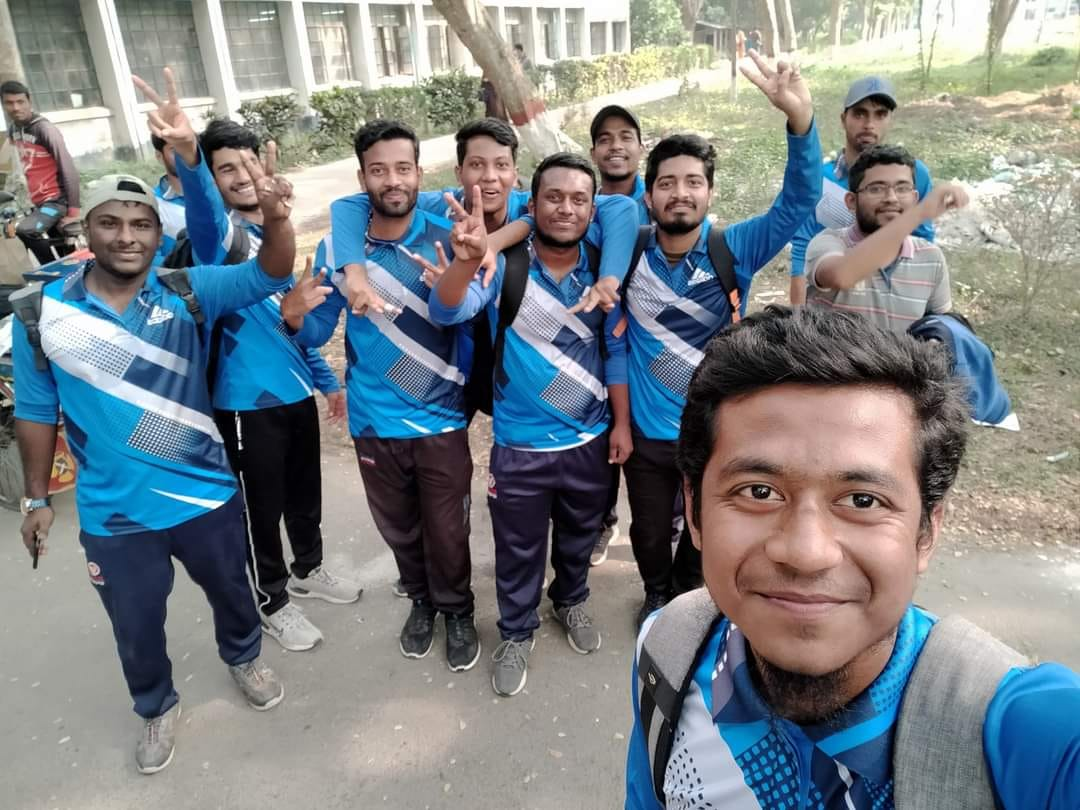
#> input picture OpenCV/Basic/me.jpg, 1080 x 810 px
$ python background_remove.py
#> lines starting #> are read from the running program, lines starting #| are printed output that depends on the picture; after the words box and inside, x2 and y2 are one past the last pixel; in counts of white or black regions, pixels touching at a corner belong together
import cv2

img = cv2.imread('me.jpg')
#> img is the input picture: shape (810, 1080, 3); mean B, G, R 134, 130.3, 123.8


cv2.namedWindow('Thresh_trackbar')
def nothing(x):
    pass

cv2.createTrackbar("THRESH_VALUE",'Thresh_trackbar',0,255,nothing)

while True:
    gray = cv2.cvtColor(img, cv2.COLOR_BGR2GRAY)
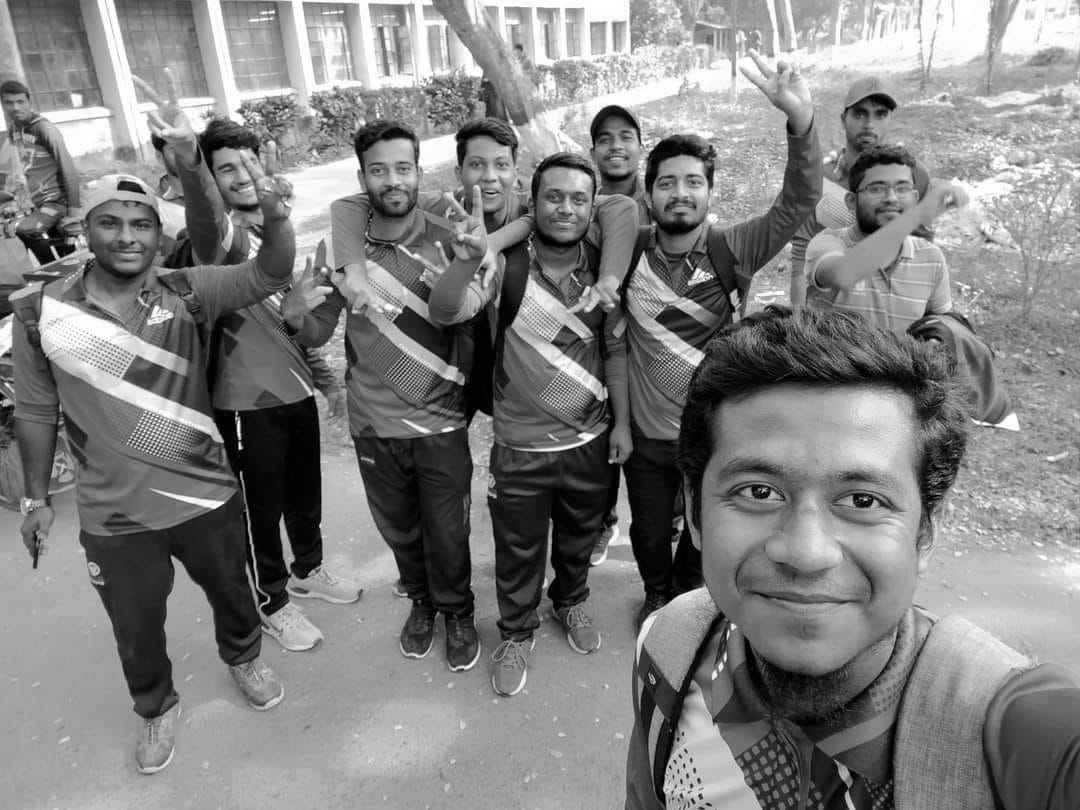
#> gray: shape (810, 1080); min 0, max 255, mean 128.8
    gray_blur = cv2.GaussianBlur(gray,(5,5),cv2.BORDER_DEFAULT)
    x = cv2.getTrackbarPos('THRESH_VALUE','Thresh_trackbar')
    Thresh_1 = cv2.threshold(gray_blur,x,255,cv2.THRESH_BINARY & cv2.THRESH_OTSU)[1]
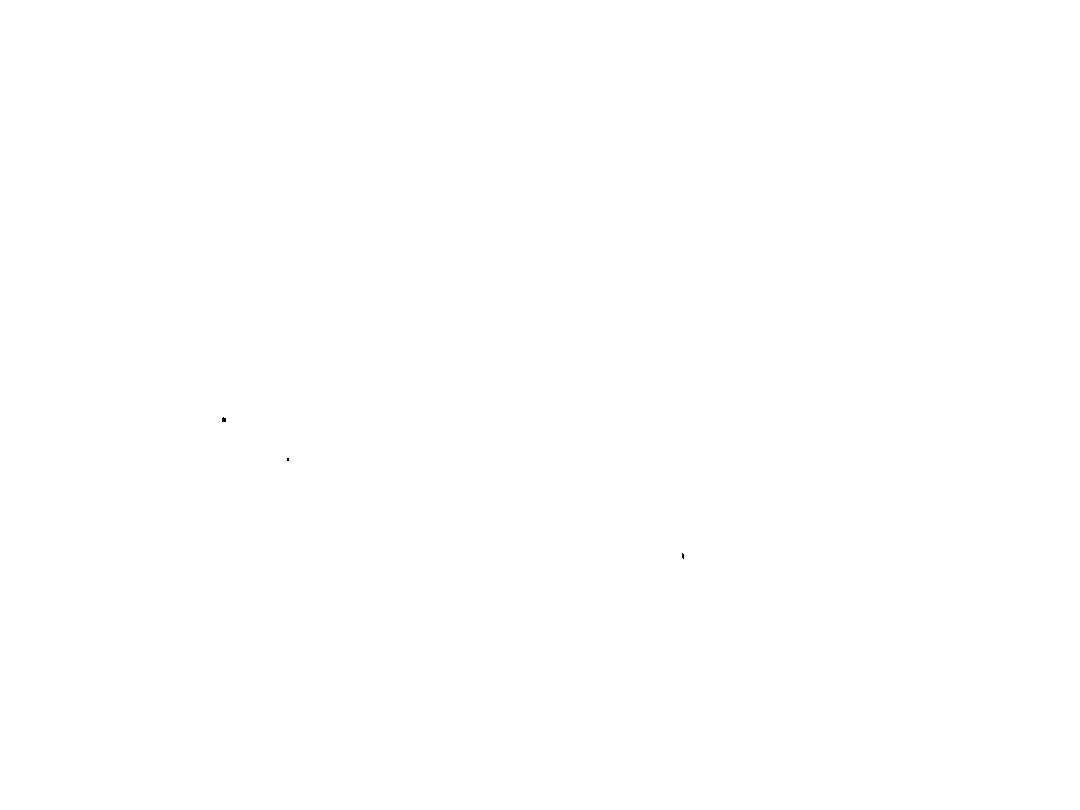
#> Thresh_1: shape (810, 1080); 100% white; black in thin lines or dots, all inside (x1, y1, x2, y2) = (222, 417, 684, 559)
    adaptive_thresh = cv2.adaptiveThreshold(gray_blur,255,
                                            cv2.ADAPTIVE_THRESH_MEAN_C,
                                            cv2.THRESH_BINARY,11,2)
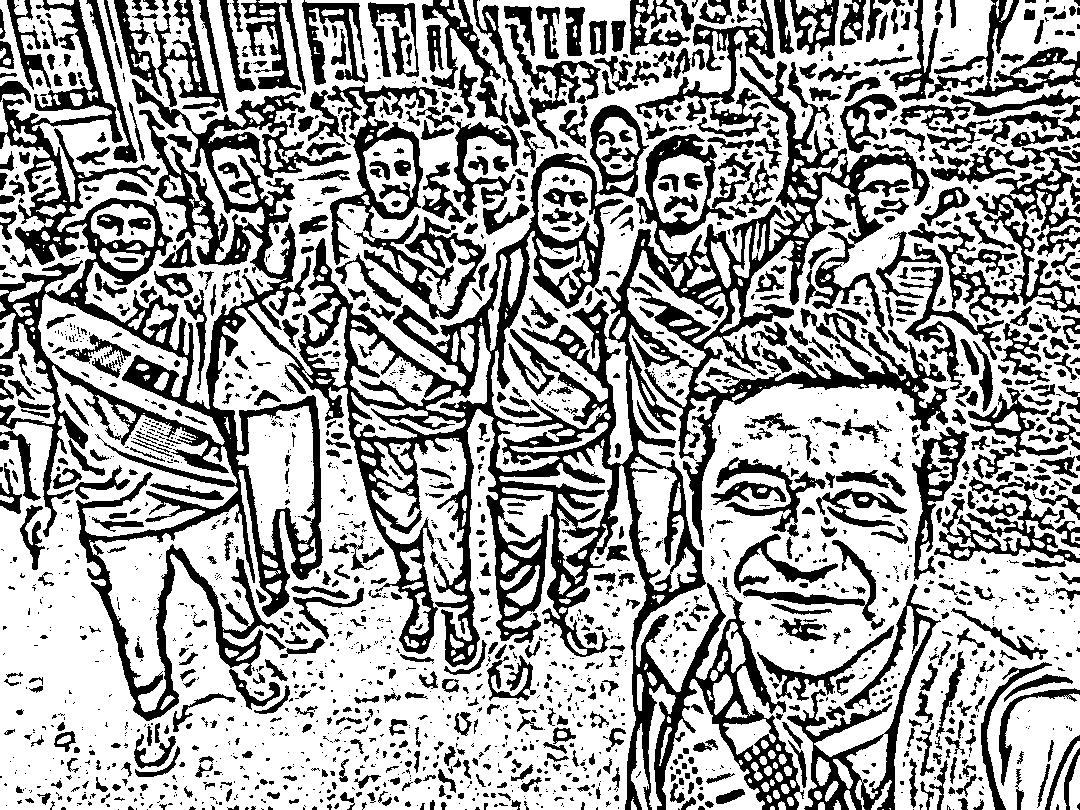
#> adaptive_thresh: shape (810, 1080); 64.2% white; 2156 black regions (1278 under 20 px), largest, box (x1, y1, x2, y2) and area: (0, 0, 949, 810) 139544, (327, 85, 486, 320) 8569, (908, 157, 1080, 323) 6756
    res = cv2.bitwise_and(img,img,mask = Thresh_1)
    res_adaptive = cv2.bitwise_and(img,img,mask = adaptive_thresh)
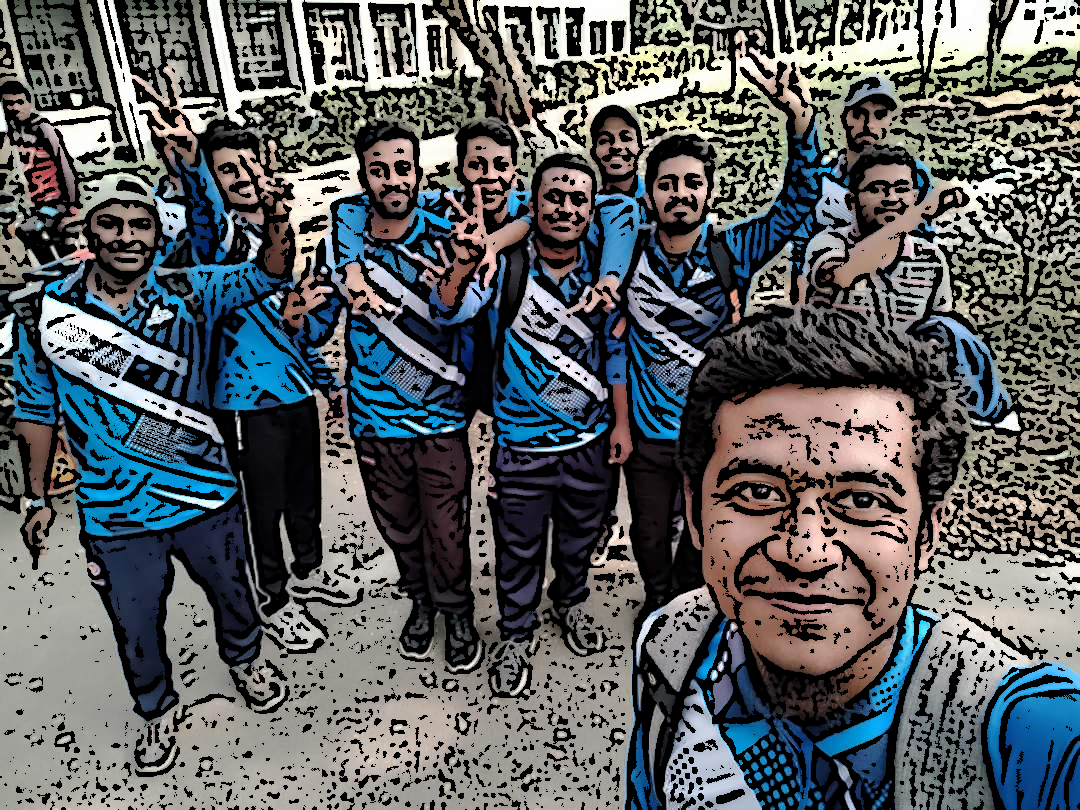
#> res_adaptive: shape (810, 1080, 3); mean B, G, R 96.1, 94.4, 90.6

    #cv2.imshow('org', img)
    #cv2.imshow('gray', gray)
    cv2.imshow('Thresh', Thresh_1)
    cv2.imshow('res_adaptive', adaptive_thresh)
    cv2.imshow('result', res)
    if cv2.waitKey(0) & 0XFF == ord('q'):
#> (key q is pressed here)
        break


cv2.destroyAllWindows()
